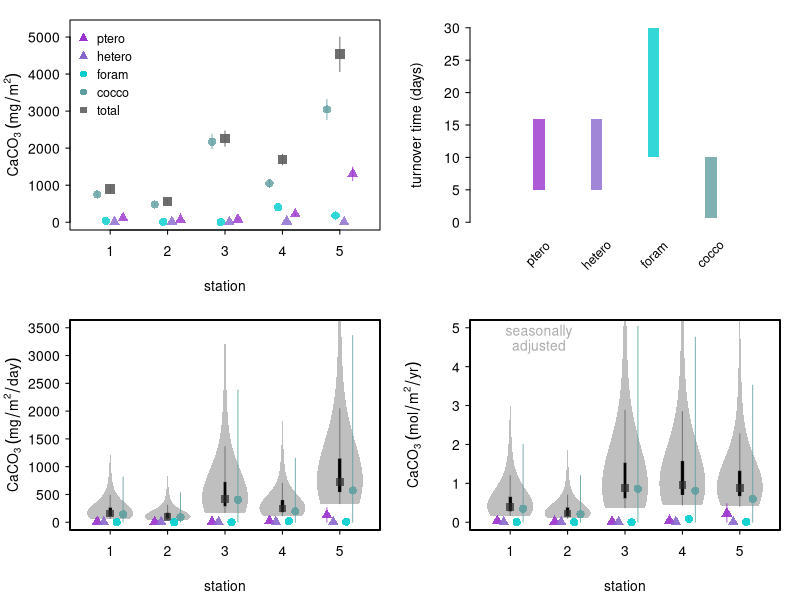

This figure's R source:
#error propagation to calculate caco3 production from standing stocks and turnover times
#ziveri et al, submitted to nat. comms.

#vioplot must be installed, required for figure
require(vioplot) 

#station data
stations<- c(1,2,3,4,5)
lat<- c(22.754, 27.733, 35.267, 41.750, 49.833)

#set aesthetics
st_cols<- c("firebrick3","darkorange2","seagreen", "dodgerblue3","darkorchid3")
st_pch<- c(1,2,3,4,5)

groups<- c('ptero', 'hetero','foram','cocco')
gr_cols<- c("darkorchid3","mediumpurple3","cyan3", "cadetblue")
gr_pch<- c(17,17,16,16)


#import standing stock data
stdstk<- read.csv('stdstk.csv') #note this is unpublished data

ptero<- stdstk[,2]; ptero_sigma<- stdstk[,6]
hetero<- stdstk[,3]; hetero_sigma<- stdstk[,7]
foram<- stdstk[,4]; foram_sigma<- stdstk[,8]
coco<- stdstk[,5]; coco_sigma<- stdstk[,9]

calcite<- foram + coco
calcite_sigma<- foram_sigma + coco_sigma
aragonite<- ptero + hetero
aragonite_sigma<- ptero_sigma + hetero_sigma
tot<- calcite + aragonite
tot_sigma<- calcite_sigma + aragonite_sigma


###
#stdstk to production 

#turnover time
#set min and max turnover time in days
turnovr<-data.frame(group=c('ptero','hetero','foram','coco'),min=c(5,5,10,1/1.5), max=c(16,16,30,1/0.1)) #ranges come from literature

#seasonal bias - satellite PIC used for coccos/forams
satellite_pic <- read.csv('seawifs_pic_monthly_clim.csv') #seawifs pic monthly clim for each station
satellite_pic2017<- read.csv('seawifs_pic_2017.csv') #seawifs pic aug 2017 for each station
satellite_pic_annual_mean<- as.numeric(colMeans(satellite_pic, na.rm=TRUE))
satellite_pic_aug2017<- as.numeric(satellite_pic2017[8,])
seasonal_bias<- satellite_pic_aug2017/satellite_pic_annual_mean #ratio of pic Aug 2017 compared to annual climatology

#seasonal bias - zooplankton timeseries used for pteros/heteropods
seasonal_bias_zoo_HOTS_PAPA<- c(1.2,2) #ratio of aug/annal mean climatological zooplankton abundance from HOTS/PAPA
lat_HOTS_PAPA<-c(22.750, 50.100)
seasonal_bias_zoo<- predict(lm(seasonal_bias_zoo_HOTS_PAPA~lat_HOTS_PAPA), data.frame(lat_HOTS_PAPA=lat)) #extrapolate based on lat


#monte carlo simulation
#normal probability distributions for stdstk, flat probability distributions for turnovr time
mcmc_iterations<- 9999

p<-matrix(, nrow = mcmc_iterations, ncol = length(stations))
h<-matrix(, nrow = mcmc_iterations, ncol = length(stations))
f<-matrix(, nrow = mcmc_iterations, ncol = length(stations))
c<-matrix(, nrow = mcmc_iterations, ncol = length(stations))

ca<-matrix(, nrow = mcmc_iterations, ncol = length(stations))
a<-matrix(, nrow = mcmc_iterations, ncol = length(stations))
s<-matrix(, nrow = mcmc_iterations, ncol = length(stations))


p1<-matrix(, nrow = mcmc_iterations, ncol = length(stations))
h1<-matrix(, nrow = mcmc_iterations, ncol = length(stations))
f1<-matrix(, nrow = mcmc_iterations, ncol = length(stations))
c1<-matrix(, nrow = mcmc_iterations, ncol = length(stations))

ca1<-matrix(, nrow = mcmc_iterations, ncol = length(stations))
a1<-matrix(, nrow = mcmc_iterations, ncol = length(stations))
s1<-matrix(, nrow = mcmc_iterations, ncol = length(stations))

for(i in 1:mcmc_iterations){
	pi<- rnorm(length(ptero),ptero,ptero_sigma)*(365/runif(1,min=turnovr$min[1], max=turnovr$max[1]))
	hi<- rnorm(length(hetero),hetero,hetero_sigma)*(365/runif(1,min=turnovr$min[2], max=turnovr$max[2]))
	fi<- rnorm(length(foram),foram,foram_sigma)*(365/runif(1,min=turnovr$min[3], max=turnovr$max[3]))
	ci<- rnorm(length(coco),coco,coco_sigma)*(365/runif(1,min=turnovr$min[4], max=turnovr$max[4]))
		
	p[i,]<- pi
	h[i,]<- hi
	f[i,]<- fi
	c[i,]<- ci
	
	a[i,]<- pi + hi
	ca[i,]<- ci + fi
	s[i,]<- pi + hi + ci +fi

	#seasonal bias correction
	sbiasi<- seasonal_bias #for cocco/forams
	sbiasi_zoo<- seasonal_bias_zoo #for hetero/pteropods
		
	p1[i,]<- pi/sbiasi_zoo
	h1[i,]<- hi/sbiasi_zoo
	f1[i,]<- fi/sbiasi
	c1[i,]<- ci/sbiasi
		
	ca1[i,]<- (fi + ci)/sbiasi
	a1[i,]<- (pi + hi)/sbiasi_zoo
	s1[i,]<- ((fi + ci)/sbiasi + (pi + hi)/sbiasi_zoo)
}

#annual
ptero_annual<- apply(p, 2, quantile, probs=0.5, na.rm=TRUE); ptero_annual_lwr <- apply(p, 2, quantile, probs=0.025, na.rm=TRUE);ptero_annual_upr <- apply(p, 2, quantile, probs=0.975, na.rm=TRUE)
hetero_annual<- apply(h, 2, quantile, probs=0.5, na.rm=TRUE); hetero_annual_lwr <- apply(h, 2, quantile, probs=0.025, na.rm=TRUE);hetero_annual_upr <- apply(h, 2, quantile, probs=0.975, na.rm=TRUE)
foram_annual<- apply(f, 2, quantile, probs=0.5, na.rm=TRUE); foram_annual_lwr <- apply(f, 2, quantile, probs=0.025, na.rm=TRUE);foram_annual_upr <- apply(f, 2, quantile, probs=0.975, na.rm=TRUE)
coco_annual<- apply(c, 2, quantile, probs=0.5, na.rm=TRUE); coco_annual_lwr <- apply(c, 2, quantile, probs=0.025, na.rm=TRUE);coco_annual_upr <- apply(c, 2, quantile, probs=0.975, na.rm=TRUE) 

calcite_annual<- apply(ca, 2, quantile, probs=0.5, na.rm=TRUE); calcite_annual_lwr <- apply(ca, 2, quantile, probs=0.025, na.rm=TRUE);calcite_annual_upr <- apply(ca, 2, quantile, probs=0.975, na.rm=TRUE)
aragonite_annual<- apply(a, 2, quantile, probs=0.5, na.rm=TRUE); aragonite_annual_lwr <- apply(a, 2, quantile, probs=0.025, na.rm=TRUE);aragonite_annual_upr <- apply(a, 2, quantile, probs=0.975, na.rm=TRUE)

tot_annual<- apply(s, 2, quantile, probs=0.5, na.rm=TRUE); tot_annual_lwr <- apply(s, 2, quantile, probs=0.025, na.rm=TRUE);tot_annual_upr <- apply(s, 2, quantile, probs=0.975, na.rm=TRUE)


annual<- data.frame(stations=stations, 
ptero_annual=ptero_annual,ptero_annual_lwr=ptero_annual_lwr,ptero_annual_upr=ptero_annual_upr,
hetero_annual=hetero_annual,hetero_annual_lwr=hetero_annual_lwr, hetero_annual_upr=hetero_annual_upr,
foram_annual=foram_annual,foram_annual_lwr=foram_annual_lwr,foram_annual_upr=foram_annual_upr,
coco_annual=coco_annual,coco_annual_lwr=coco_annual_lwr,coco_annual_upr=coco_annual_upr,
calcite_annual=calcite_annual, calcite_annual_lwr=calcite_annual_lwr, calcite_annual_upr=calcite_annual_upr,
aragonite_annual=aragonite_annual,aragonite_annual_lwr=aragonite_annual_lwr,aragonite_annual_upr=aragonite_annual_upr,
tot_annual=tot_annual, tot_annual_lwr=tot_annual_lwr,tot_annual_upr=tot_annual_upr)

#export annual values, uncorrectd for seasonality
write.table(annual,file='annual_mg_m2_yr.csv', sep=',',row.names=FALSE)



#annual, seasonally corrected
ptero_annual_cor<- apply(p1, 2, quantile, probs=0.5, na.rm=TRUE); ptero_annual_cor_lwr <- apply(p1, 2, quantile, probs=0.025, na.rm=TRUE);ptero_annual_cor_upr <- apply(p1, 2, quantile, probs=0.975, na.rm=TRUE)
hetero_annual_cor<- apply(h1, 2, quantile, probs=0.5, na.rm=TRUE); hetero_annual_cor_lwr <- apply(h1, 2, quantile, probs=0.025, na.rm=TRUE);hetero_annual_cor_upr <- apply(h1, 2, quantile, probs=0.975, na.rm=TRUE)
foram_annual_cor<- apply(f1, 2, quantile, probs=0.5, na.rm=TRUE); foram_annual_cor_lwr <- apply(f1, 2, quantile, probs=0.025, na.rm=TRUE);foram_annual_cor_upr <- apply(f1, 2, quantile, probs=0.975, na.rm=TRUE)
coco_annual_cor<- apply(c1, 2, quantile, probs=0.5, na.rm=TRUE); coco_annual_cor_lwr <- apply(c1, 2, quantile, probs=0.025, na.rm=TRUE);coco_annual_cor_upr <- apply(c1, 2, quantile, probs=0.975, na.rm=TRUE) 

calcite_annual_cor<- apply(ca1, 2, quantile, probs=0.5, na.rm=TRUE); calcite_annual_cor_lwr <- apply(ca1, 2, quantile, probs=0.025, na.rm=TRUE);calcite_annual_cor_upr <- apply(ca1, 2, quantile, probs=0.975, na.rm=TRUE)
aragonite_annual_cor<- apply(a1, 2, quantile, probs=0.5, na.rm=TRUE); aragonite_annual_cor_lwr <- apply(a1, 2, quantile, probs=0.025, na.rm=TRUE);aragonite_annual_cor_upr <- apply(a1, 2, quantile, probs=0.975, na.rm=TRUE)

tot_annual_cor<- apply(s1, 2, quantile, probs=0.5, na.rm=TRUE); tot_annual_cor_lwr <- apply(s1, 2, quantile, probs=0.025, na.rm=TRUE);tot_annual_cor_upr <- apply(s1, 2, quantile, probs=0.975, na.rm=TRUE)


annual_cor<- data.frame(stations=stations, 
ptero_annual_cor=ptero_annual_cor,ptero_annual_cor_lwr=ptero_annual_cor_lwr,ptero_annual_cor_upr=ptero_annual_cor_upr,
hetero_annual_cor=hetero_annual_cor,hetero_annual_cor_lwr=hetero_annual_cor_lwr, hetero_annual_cor_upr=hetero_annual_cor_upr,
foram_annual_cor=foram_annual_cor,foram_annual_cor_lwr=foram_annual_cor_lwr,foram_annual_cor_upr=foram_annual_cor_upr,
coco_annual_cor=coco_annual_cor,coco_annual_cor_lwr=coco_annual_cor_lwr,coco_annual_cor_upr=coco_annual_cor_upr,
calcite_annual_cor=calcite_annual_cor, calcite_annual_cor_lwr=calcite_annual_cor_lwr, calcite_annual_cor_upr=calcite_annual_cor_upr,
aragonite_annual_cor=aragonite_annual_cor,aragonite_annual_cor_lwr=aragonite_annual_cor_lwr,aragonite_annual_cor_upr=aragonite_annual_cor_upr,
tot_annual_cor=tot_annual_cor, tot_annual_cor_lwr=tot_annual_cor_lwr,tot_annual_cor_upr=tot_annual_cor_upr)

#covert to mol/m2/yr
annual_cor_mol<- annual_cor/100/1000
#export annual values, correctd for seasonality in mol/m2/yr
write.table(annual_cor_mol,file='annual_cor_mol_m2_yr.csv', sep=',',row.names=FALSE)




###
#plot!
#dimensions
h=5.7
w=5.7
p<- dev.new(width=w, height=h); 
par(mfrow=c(2,2))
par(ps = 10, cex = 1, cex.main = 1); par(mgp=c(2.25,0.5,0)); par(las=1);par(tck=-0.02)
par(mar=c(3.5,3.5,1,1),xpd=TRUE)


#stndstk
plot(stations, tot, xlab='station', ylab=expression(CaCO[3]~(mg/m^2)), col=adjustcolor('grey99',alpha=0.01), pch=st_pch, xlim=c(0.5,5.5), ylim=c(0,5250))

for(i in 1:length(stations)){
	for(j in 1:length(groups)){
		lines(c(stations[i]+0.375-0.15*j, stations[i]+0.375-0.15*j), c(stdstk[i,j+1]-stdstk[i,j+5], stdstk[i,j+1]+stdstk[i,j+5]), col=adjustcolor(gr_cols[j],alpha=0.8), pch=gr_pch[j])
		points(stations[i]+0.375-0.15*j, stdstk[i,j+1], col=adjustcolor(gr_cols[j],alpha=0.8), pch=gr_pch[j],cex=1.1)	
	}
}

for(i in 1:length(stations)){
		lines(c(stations[i], stations[i]), c(tot[i]-tot_sigma[i], tot[i]+tot_sigma[i]), col=adjustcolor('grey37',alpha=0.9)) 
}

points(stations, tot, col=adjustcolor('grey37',alpha=0.9), pch=15,cex=1.3)

legend('topleft', pch=c(gr_pch,15),col=c(gr_cols,'grey43'),c(groups,'total'), cex=0.9,bty='n') #add legend


#turnover time
par(mar=c(3.5,3.5,1,1),xpd=TRUE)
plot(-1, -1, xlab='', ylab='turnover time (days)', col=adjustcolor('grey99',alpha=0.01), type='p', ylim=c(0,30),xlim=c(0,5), axes=FALSE);
axis(2, at=seq(0,30,by=5),labels=TRUE)

for(i in 1:length(groups)){
rect(i-0.1,turnovr$min[i],i+0.1,turnovr$max[i], col=adjustcolor(gr_cols[i],alpha=0.8),lty=1, lwd=1.5, border=NA)
}
text(c(1,2,3,4),-5,c('ptero', 'hetero','foram','cocco'),srt=45,cex=0.9)
 

#daily production, uncorrected for seasonality
par(mar=c(3.5,3.5,1,1),xpd=FALSE)
plot(stations, tot_annual/365, xlab='station', ylab=expression(CaCO[3]~(mg/m^2/day)), col=adjustcolor('grey99',alpha=0.01), pch=st_pch, xlim=c(0.5,5.5), ylim=c(0,3500))

for(i in 1:length(stations)){
vioplot(s[,i]/365, col=adjustcolor('grey17', alpha=0.3), horizontal=FALSE, at=i, add=TRUE,lty=1,pchMed=15, colMed=adjustcolor('grey17', alpha=0.7),cexMed=1.5,lineCol=adjustcolor('grey17', alpha=0.5),border=NA)
}

for(i in 1:length(stations)){
	lines(c(stations[i]-0.225,stations[i]-0.225), c(ptero_annual_lwr[i]/365,ptero_annual_upr[i])/365,col=adjustcolor(gr_cols[1],alpha=0.9), lwd=0.9,lty=1)
		lines(c(stations[i]-0.225/2,stations[i]-0.225/2), c(hetero_annual_lwr[i]/365,hetero_annual_upr[i])/365,col=adjustcolor(gr_cols[2],alpha=0.9), lwd=0.9,lty=1)
				lines(c(stations[i]+0.225/2,stations[i]+0.225/2), c(foram_annual_lwr[i]/365,foram_annual_upr[i])/365,col=adjustcolor(gr_cols[3],alpha=0.9), lwd=0.9,lty=1)
								lines(c(stations[i]+0.225,stations[i]+0.225), c(coco_annual_lwr[i]/365,coco_annual_upr[i])/365,col=adjustcolor(gr_cols[4],alpha=0.9), lwd=0.9,lty=1)	
	}
points(stations-0.225, ptero_annual/365,col=adjustcolor(gr_cols[1],alpha=0.9), pch=17, cex=1.1)
points(stations-0.225/2, hetero_annual/365,col=adjustcolor(gr_cols[2],alpha=0.9), pch=17, cex=1.1)
points(stations+0.225/2, foram_annual/365,col=adjustcolor(gr_cols[3],alpha=0.9), pch=16, cex=1.1)
points(stations+0.225, coco_annual/365,col=adjustcolor(gr_cols[4],alpha=0.9), pch=16, cex=1.1)


#annual production, corected for seasonality
par(mar=c(3.5,3.5,1,1),xpd=FALSE)
plot(stations, tot_annual_cor/100/1000, xlab='station', ylab=expression(CaCO[3]~(mol/m^2/yr)), col=adjustcolor('grey99',alpha=0.01), pch=st_pch, xlim=c(0.5,5.5), ylim=c(0,5))

for(i in 1:length(stations)){
vioplot(s1[,i]/100/1000, col=adjustcolor('grey17', alpha=0.3), horizontal=FALSE, at=i, add=TRUE,lty=1,pchMed=15, colMed=adjustcolor('grey17', alpha=0.7),lineCol=adjustcolor('grey17', alpha=0.5),border=NA)
}

for(i in 1:length(stations)){
	lines(c(stations[i]-0.225,stations[i]-0.225), c(ptero_annual_cor_lwr[i]/100/1000,ptero_annual_cor_upr[i])/100/1000,col=adjustcolor(gr_cols[1],alpha=0.9), lwd=0.9,lty=1)
		lines(c(stations[i]-0.225/2,stations[i]-0.225/2), c(hetero_annual_cor_lwr[i]/100/1000,hetero_annual_cor_upr[i])/100/1000,col=adjustcolor(gr_cols[2],alpha=0.9), lwd=0.9,lty=1)
				lines(c(stations[i]+0.225/2,stations[i]+0.225/2), c(foram_annual_cor_lwr[i]/100/1000,foram_annual_cor_upr[i])/100/1000,col=adjustcolor(gr_cols[3],alpha=0.9), lwd=0.9,lty=1)
								lines(c(stations[i]+0.225,stations[i]+0.225), c(coco_annual_cor_lwr[i]/100/1000,coco_annual_cor_upr[i])/100/1000,col=adjustcolor(gr_cols[4],alpha=0.9), lwd=0.9,lty=1)
		
	}
points(stations-0.225, ptero_annual_cor/100/1000,col=adjustcolor(gr_cols[1],alpha=0.9), pch=17, cex=1.1)
points(stations-0.225/2, hetero_annual_cor/100/1000,col=adjustcolor(gr_cols[2],alpha=0.9), pch=17, cex=1.1)
points(stations+0.225/2, foram_annual_cor/100/1000,col=adjustcolor(gr_cols[3],alpha=0.9), pch=16, cex=1.1)
points(stations+0.225, coco_annual_cor/100/1000,col=adjustcolor(gr_cols[4],alpha=0.9), pch=16, cex=1.1)

text(c(1.5,1.5), c(4.9,4.5),c('seasonally','adjusted'), col='grey67')
